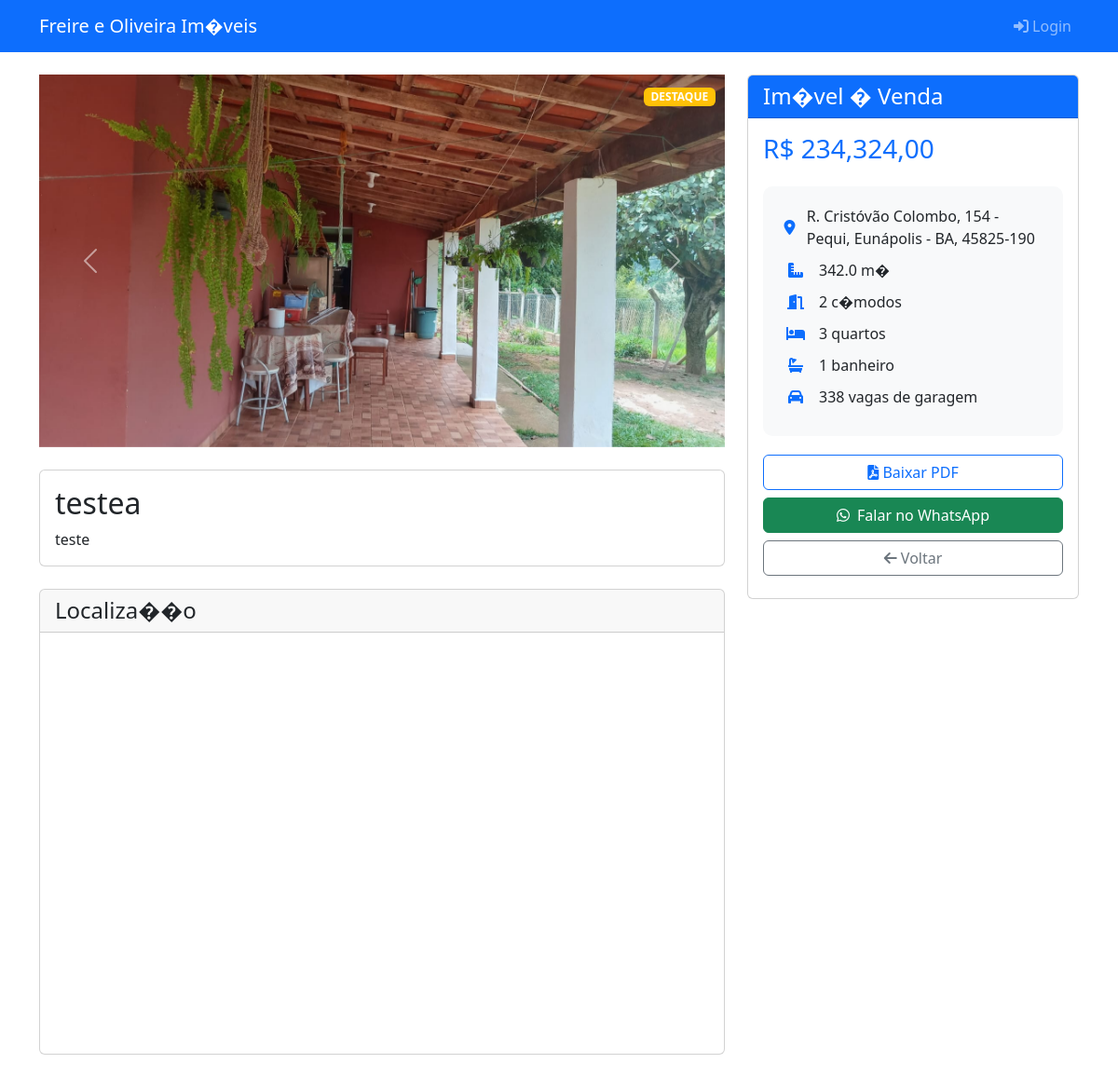
/imoveis/1/detalhes, run on the app's committed database.
### app/models/imovel.py (models this page shows, shortened)
class Imovel(Base):
    __tablename__ = "imoveis"
    id = Column(Integer, primary_key=True, index=True)
    tipo = Column(String(50))  # venda, aluguel, leilao
    tipo_imovel = Column(String(50), nullable=False)  # casa, apartamento, chacara, terreno, comercial, rural
    titulo = Column(String(200))
    descricao = Column(Text)
    valor = Column(Float)
    etiqueta = Column(String(50), nullable=True)  # destaque, novo, exclusivo
    endereco = Column(String(200))
    area = Column(Float)
    quartos = Column(Integer)
    banheiros = Column(Integer)
    vagas = Column(Integer)
    comodos = Column(Integer)
    created_at = Column(DateTime(timezone=True), server_default=func.now())
    updated_at = Column(DateTime(timezone=True), onupdate=func.now())

### app/main.py (the view)
@app.get("/imoveis/{imovel_id}/detalhes")
async def imovel_detalhes(request: Request, imovel_id: int, db: Session = Depends(get_db)):
    imovel = db.query(Imovel).filter(Imovel.id == imovel_id).first()
    if not imovel:
        raise HTTPException(status_code=404, detail="Imóvel não encontrado")
    return templates.TemplateResponse("imovel_detalhes.html", {
        "request": request,
        "imovel": imovel,
        "fotos": imovel.fotos
    })

### app/templates/imovel_detalhes.html (shortened to what this page needs)
<!DOCTYPE html>
<html lang="pt-BR">
<head>
    <link href="https://cdn.jsdelivr.net/npm/bootstrap@5.3.0/dist/css/bootstrap.min.css" rel="stylesheet">
    <link href="https://cdnjs.cloudflare.com/ajax/libs/font-awesome/6.0.0/css/all.min.css" rel="stylesheet">
</head>
<body>
    <nav class="navbar navbar-expand-lg navbar-dark bg-primary">
        <div class="container">
            <a class="navbar-brand" href="/">Freire e Oliveira Im�veis</a>
            <div class="collapse navbar-collapse" id="navbarNav">
                <ul class="navbar-nav ms-auto">
                    <li class="nav-item" id="loginItem">
                        <a class="nav-link" href="/login">
                            <i class="fas fa-sign-in-alt"></i> Login
                        </a>
                    </li>
                </ul>
            </div>
        </div>
    </nav>
    <div class="container mt-4">
        <div class="row">
            <div class="col-md-8">
                <div id="carouselImovel" class="carousel slide mb-4" data-bs-ride="carousel">
                    {% if imovel.etiqueta %}
                    <div class="etiqueta">
                        {% if imovel.etiqueta == 'destaque' %}
                        <span class="badge bg-warning">DESTAQUE</span>
                        {% elif imovel.etiqueta == 'novo' %}
                        <span class="badge bg-success">NOVO</span>
                        {% elif imovel.etiqueta == 'exclusivo' %}
                        <span class="badge bg-danger">EXCLUSIVO</span>
                        {% endif %}
                    </div>
                    {% endif %}
                    <div class="carousel-inner">
                        {% for foto in fotos %}
                        <div class="carousel-item {% if loop.first %}active{% endif %}">
                            <img src="/uploads/imoveis/{{ imovel.id }}/{{ foto }}" class="d-block w-100" alt="{{ imovel.titulo }}">
                        </div>
                        {% endfor %}
                    </div>
                    {% if fotos|length > 1 %}
                    <button class="carousel-control-prev" type="button" data-bs-target="#carouselImovel" data-bs-slide="prev">
                        <span class="carousel-control-prev-icon" aria-hidden="true"></span>
                    </button>
                    <button class="carousel-control-next" type="button" data-bs-target="#carouselImovel" data-bs-slide="next">
                        <span class="carousel-control-next-icon" aria-hidden="true"></span>
                    </button>
                    {% endif %}
                </div>
                <div class="card mb-4">
                    <div class="card-body">
                        <h2 class="card-title">{{ imovel.titulo }}</h2>
                        <p class="card-text">{{ imovel.descricao }}</p>
                    </div>
                </div>
                <div class="card mb-4">
                    <div class="card-header">
                        <h4 class="mb-0">Localiza��o</h4>
                    </div>
                    <div class="card-body">
                        <div id="map"></div>
                    </div>
                </div>
            </div>
            <div class="col-md-4">
                <div class="card mb-4">
                    <div class="card-header bg-primary text-white">
                        <h4 class="mb-0">
                            {% if imovel.tipo == 'venda' %}
                            Im�vel � Venda
                            {% elif imovel.tipo == 'aluguel' %}
                            Im�vel para Aluguel
                            {% elif imovel.tipo == 'leilao' %}
                            Im�vel em Leil�o
                            {% endif %}
                        </h4>
                    </div>
                    <div class="card-body">
                        <h3 class="text-primary mb-4">R$ {{ "{:,.2f}".format(imovel.valor).replace(',', '.').replace('.', ',') }}</h3>
                        <div class="info-section">
                            <div class="info-item">
                                <i class="fas fa-map-marker-alt"></i>
                                <span>{{ imovel.endereco }}</span>
                            </div>
                            <div class="info-item">
                                <i class="fas fa-ruler-combined"></i>
                                <span>{{ imovel.area }} m�</span>
                            </div>
                            <div class="info-item">
                                <i class="fas fa-door-open"></i>
                                <span>{{ imovel.comodos }} c�modo{% if imovel.comodos != 1 %}s{% endif %}</span>
                            </div>
                            <div class="info-item">
                                <i class="fas fa-bed"></i>
                                <span>{{ imovel.quartos }} quarto{% if imovel.quartos != 1 %}s{% endif %}</span>
                            </div>
                            <div class="info-item">
                                <i class="fas fa-bath"></i>
                                <span>{{ imovel.banheiros }} banheiro{% if imovel.banheiros != 1 %}s{% endif %}</span>
                            </div>
                            <div class="info-item">
                                <i class="fas fa-car"></i>
                                <span>{{ imovel.vagas }} vaga{% if imovel.vagas != 1 %}s{% endif %} de garagem</span>
                            </div>
                        </div>
                        <a href="/imoveis/{{ imovel.id }}/pdf" class="btn btn-outline-primary w-100 mb-2">
                            <i class="fas fa-file-pdf"></i> Baixar PDF
                        </a>
                        <a href="https://wa.me/5500000000000?text=Olá! Gostaria de mais informações sobre o imóvel: {{ imovel.titulo }}%0A%0AEndereço: {{ imovel.endereco }}%0AValor: R$ {{ '{:,.2f}'.format(imovel.valor).replace(',', '.').replace('.', ',') }}%0A%0APoderia me dar mais informações?" target="_blank" class="btn btn-success w-100 mb-2">
                            <i class="fab fa-whatsapp me-2"></i>Falar no WhatsApp
                        </a>
                        <a href="/" class="btn btn-outline-secondary w-100 mb-2">
                            <i class="fas fa-arrow-left"></i> Voltar
                        </a>
                    </div>
                </div>
            </div>
        </div>
    </div>
</body>
</html>

### app/templates/imovel_detalhes.html (style rules this page uses)
.carousel-item img { height: 400px; object-fit: cover; }
.etiqueta { position: absolute; top: 10px; right: 10px; z-index: 1; }
.info-section { background-color: #f8f9fa; padding: 20px; border-radius: 10px; margin-bottom: 20px; }
.info-item { display: flex; align-items: center; margin-bottom: 10px; }
.info-item i { width: 30px; text-align: center; margin-right: 10px; color: #0d6efd; }
#map { height: 400px; width: 100%; border-radius: 10px; margin-bottom: 20px; }

### data on the page
Imovel: titulo "testea", descricao "teste", valor "234,324,00", endereco "R. Cristóvão Colombo, 154 - Pequi, Eunápolis - BA, 45825-190", area "342.0", comodos "2", quartos "3", banheiros "1", vagas "338"
